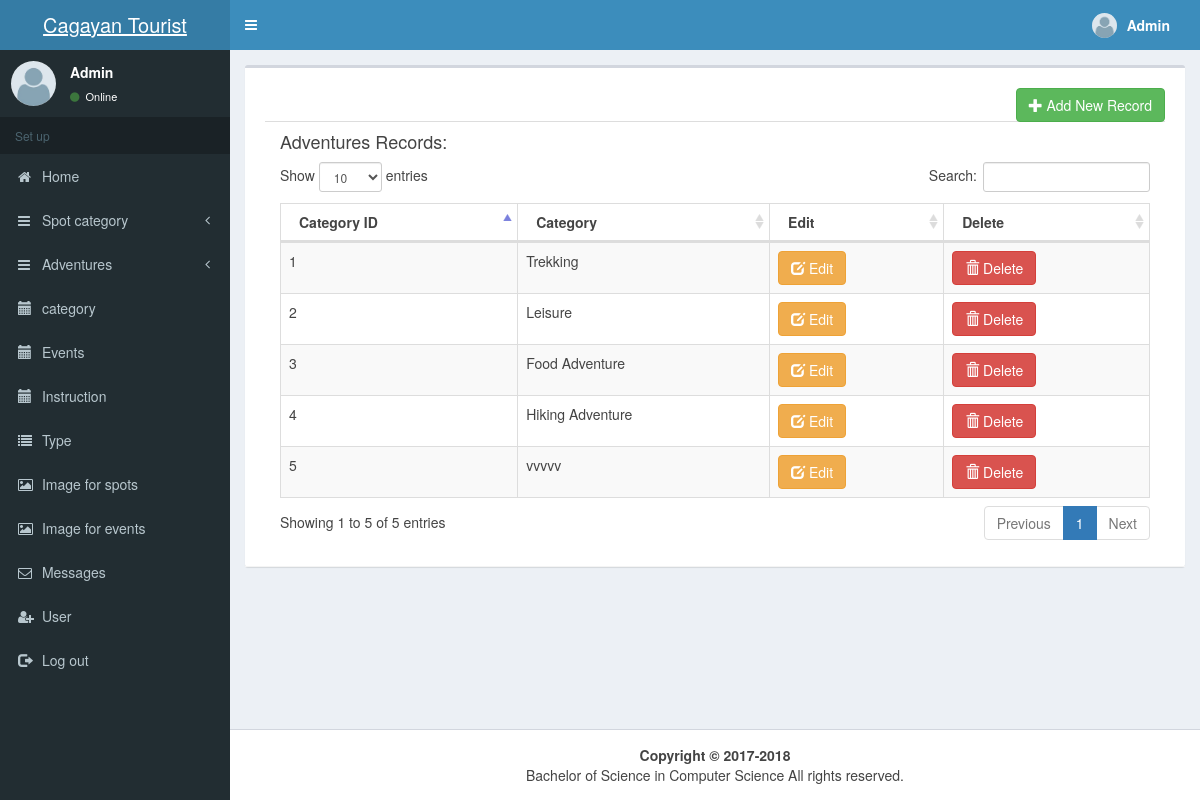
/category.php (signed in), run on the app's committed database.
### tables this page shows
CREATE TABLE `category` (
  `cat_id` int(11) NOT NULL,
  `category` varchar(255) NOT NULL
);

### category.php (the view, shortened to what this page needs)
<!DOCTYPE html>
<html>
<head>
  <link rel="stylesheet" href="bower_components/bootstrap/dist/css/bootstrap.min.css">
  <link rel="stylesheet" href="bower_components/font-awesome/css/font-awesome.min.css">
  <link rel="stylesheet" href="bower_components/Ionicons/css/ionicons.min.css">
  <link rel="stylesheet" href="dist/css/AdminLTE.min.css">
  <link rel="stylesheet" href="dist/css/skins/_all-skins.min.css">
 </head>
<body class="hold-transition skin-blue sidebar-mini">
<div class="wrapper">
  <header class="main-header">
    <a class="logo">
      <span class="logo-lg">Cagayan Tourist</span>
    </a>
    <nav class="navbar navbar-static-top">
      <a href="#" class="sidebar-toggle" data-toggle="push-menu" role="button">
      </a>
      <div class="navbar-custom-menu ">
        <ul class="nav navbar-nav">
          <li class="dropdown user user-menu">
            <a href="#" class="dropdown-toggle" data-toggle="dropdown">
              <img src="images/user.jpeg" class="user-image" alt="User Image">
              <span class="hidden-xs" style="margin-right: 15px"><strong><?php echo $_SESSION['user']['username']; ?></strong></span>
            </a>
          </li>
        </ul>
      </div>
    </nav>
  </header>
  <aside class="main-sidebar">
    <section class="sidebar">
      <div class="user-panel">
        <div class="pull-left image">
          <img src="images/user.jpeg" class="img-circle" alt="User Image">
        </div>
        <div class="pull-left info">
          <p><?php echo $_SESSION['user']['username']; ?></p>
          <a href="#"><i class="fa fa-circle text-success"></i> Online</a>
        </div>
      </div>
      <ul class="sidebar-menu" data-widget="tree">
        <li class="header">Set up</li>
         <li>
          <a href="admin.php">
            <i class="fa fa-home"></i> <span>Home</span>
          </a>
        </li>
        <li class="treeview">
          <a href="#">
            <i class="fa fa-bars"></i>
            <span>Spot category</span>
            <span class="pull-right-container">
               <i class="fa fa-angle-left pull-right"></i>
            </span>
          </a>
        </li>
         <li class="treeview">
          <a href="#">
            <i class="fa fa-bars"></i>
            <span>Adventures</span>
            <span class="pull-right-container">
               <i class="fa fa-angle-left pull-right"></i>
            </span>
          </a>
        </li>
        <li>
          <a href="category.php">
            <i class="glyphicon glyphicon-calendar"></i> <span>category</span>
          </a>
        </li>
          <li>
          <a href="event.php">
            <i class="glyphicon glyphicon-calendar"></i> <span>Events</span>
          </a>
        </li>
        <li>
          <a href="howTo.php">
            <i class="glyphicon glyphicon-calendar"></i> <span>Instruction</span>
          </a>
        </li>
        <li>
          <a href="type.php">
            <i class="fa fa-list"></i> <span>Type</span>
          </a>
        </li>
        <li>
          <a href="multiple.php">
            <i class="fa fa-image"></i> <span>Image for spots</span>
          </a>
        </li>
           <li>
          <a href="event_multiple.php">
            <i class="fa fa-image"></i> <span>Image for events</span>
          </a>
        </li>
         <li>
          <a href="message.php">
            <i class="fa fa-envelope-o"></i> <span>Messages</span>
          </a>
        </li>
          <li>
          <a href="log_in/create_user.php">
           <i class="fa fa-user-plus"></i> <span>User</span>
          </a>
        </li>
         <li>
          <a href="signout.php">
            <i class="glyphicon glyphicon-log-out"> </i> <span>Log out</span>
          </a>
        </li>
        </ul>
    </section>
  </aside>
  <div class="content-wrapper">
    <section class="content">
       <div class="row">
        <div class="col-md-12">
          <div class="box">
            <div class="box-header with-border">
            <div class="box-body">
              <div class="row">
                <div class="col-md-12">
                  <div class="chart">
                   <div style=" height:auto;" >
                     <div class="tab-pane fade in active" id="">
                       <div class="card-header">
                                    <ul class="nav nav-tabs card-header-tabs" style="width: 100%;">
                                        <li class="pull-right">
                                          <span><a href="#add_cat" data-toggle="modal" class="btn btn-success"><span class="glyphicon glyphicon-plus"></span> Add New Record</a></span>
                                        </li>
                                    </ul>
                                  </div>
                                 <div class="col-md-12">
                                        <h4>Adventures Records:</h4>
                                        <div class="table-responsive">
                                        <div class="records_project" >
                                           <table id="spot_data"   class="table table-striped table-bordered "  style="overflow:hidden; width: 100%;" >
                                            <thead>
                                            <tr>
                                            <th>Category ID</th>
                                            <th>Category</th>
                                            <th>Edit</th>
                                            <th>Delete</th>
                                            </tr>
                                            </thead>
                                           <tbody>
                                            <?php
                                              include('config.php');
                                              $sql="select * from category";
                                              $query=mysqli_query($dbconnect,$sql);
                                              while($row=mysqli_fetch_array($query)){
                                                ?>
                                                <tr>
                                                  <td><?php echo $row['cat_id']; ?></td>
                                                  <td><?php echo $row['category']; ?></td>
                                                   <td>
                                                   <a href="#edit_cat<?php echo $row['cat_id']; ?>" data-toggle="modal" class="btn btn-warning"><span class="glyphicon glyphicon-edit"></span> Edit</a>
                                                   <?php include('edit/edit_cat_button.php'); ?>
                                                  </td>
                                                   <td>
                                                    <a href="#del<?php echo $row['cat_id']; ?>" data-toggle="modal" class="btn btn-danger"><span class="glyphicon glyphicon-trash"></span> Delete</a>
                                                    <?php include('edit/edit_cat_button.php')  ?>
                                                  </td>
                                                </tr>
                                                <?php
                                              }
                                            ?>
                                           </tbody>
                                         </table>
                                        </div>
                                          <?php include('add/add_cat.php'); ?>
                                      </div>
                                </div>
                     </div>
                   </div>
                  </div>
                </div>
              </div>
            </div>
          </div>
        </div>
      </div>
              <link href="bootstrap-3.3.5-dist/datatables-plugins/dataTables.bootstrap.css" rel="stylesheet">
              <link href="bootstrap-3.3.5-dist/font-awesome/css/font-awesome.min.css" rel="stylesheet" type="text/css">
    </section>
  </div>
  <footer class="main-footer">
  <center><strong>Copyright &copy; 2017-2018</strong><br>  Bachelor of Science in Computer Science All rights
    reserved.</center>
  </footer>
      </div>
</body>
</html>

### category.php (style rules this page uses)
img { float: left; margin:1px; width: 120px; height: 45px; }

### add/add_cat.php (style rules this page uses)
.navbar { margin-bottom: 0; border-radius: 0; }
footer { background-color: #f2f2f2; padding: 25px; }
img { float: left; margin: 1px; width: 120px; height: 45px; }

### data on the page
category: cat_id "1", category "Trekking"
category: cat_id "2", category "Leisure"
category: cat_id "3", category "Food Adventure"
category: cat_id "4", category "Hiking Adventure"
category: cat_id "5", category "vvvvv"

### other printed values
$_SESSION['user']['username'] "Admin"
